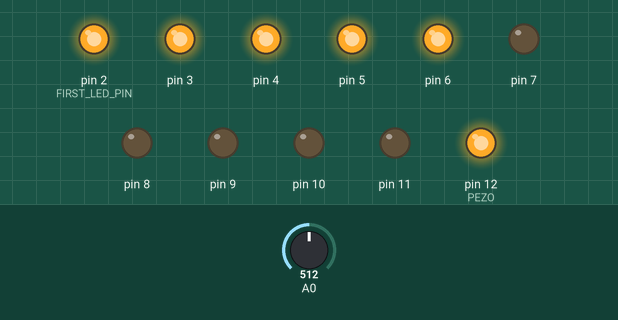
Simulated run of this sketch. Board: Arduino Uno, built with avr-gcc and run on an emulated ATmega328P. On the bench: output pins drawn as LEDs (lit = HIGH). The inputs (shaded band) are chosen by the test bench; at power-on: A0 = 512.

Above: at 1.2 s.
1.3 s: A0 set to 557
2.8 s: A0 set to 590
At 3.5 s:
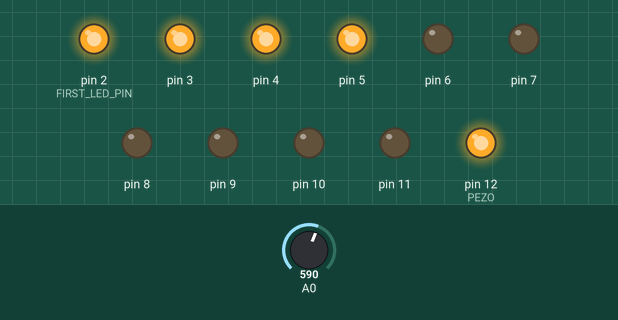
4.3 s: A0 set to 511
At 4.7 s:
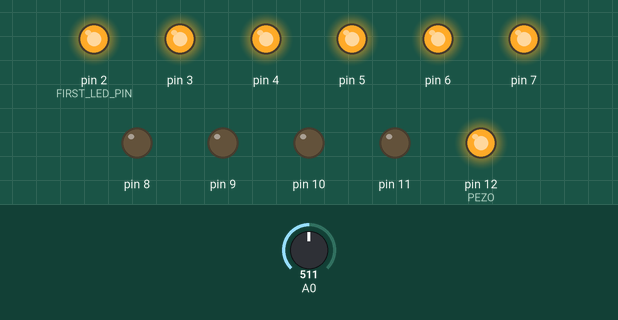
5.8 s: A0 set to 463
7.3 s: A0 set to 442
At 8.2 s:
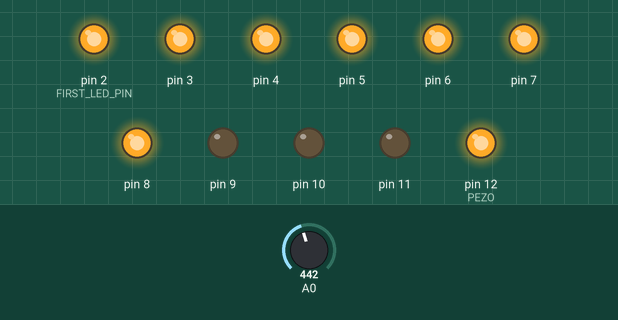
Timing chart, 0 to 9.8 s (numbered marks = the images above; inputs shaded):
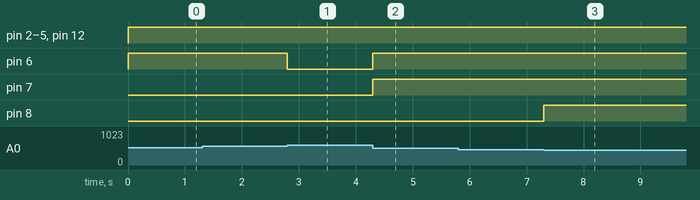

Measured:
- the behaviour switches between 574 and 575 on A0 (found by bisection; images 0 and 1)
- the behaviour switches between 451 and 450 on A0 (found by bisection; images 2 and 3)
- after the input at 1.3 s, every drawn part: stays the same
- after the input at 2.8 s, pin 6: HIGH → LOW at once
- after the input at 4.3 s, pin 6, pin 7: LOW → HIGH at once
- after the input at 5.8 s, every drawn part: stays the same
- after the input at 7.3 s, pin 8: LOW → HIGH at once

The sketch:

sketch_lr20.ino
```cpp
#include <math.h>

#define FIRST_LED_PIN 2
#define LED_COUNT 10
// Параметр конкретного типа термистора (из datasheet):
#define TERMIST_B 4300
#define VIN 5.0
const int PEZO=12;

void setup()
{
  pinMode(PEZO, OUTPUT);
 for (int i = 0; i < LED_COUNT; ++i)
 pinMode(i + FIRST_LED_PIN, OUTPUT);
}

void loop()
{
 // вычисляем температуру в °С с помощью магической формулы.
 // Используем при этом не целые числа, а вещественные. Их ещё
 // называют числами с плавающей (англ. float) точкой. В
 // выражениях с вещественными числами обязательно нужно явно
 // указывать дробную часть у всех констант. Иначе дробная
 // часть результата будет отброшена
 float voltage = analogRead(A0) * VIN / 1023.0;
 float r1 = voltage / (VIN - voltage);
 float temperature = 1./( 1./(TERMIST_B)*log(r1)+1./(25. + 273.) ) - 273;
 for (int i = 0; i < LED_COUNT; ++i) {
 // при 21°С должен гореть один сегмент, при 22°С — два и
 // т.д. Определяем должен ли гореть i-й нехитрым способом
 boolean enableSegment = (temperature >= 0+(i*5));
 digitalWrite(i + FIRST_LED_PIN, enableSegment);
 }
  if (temperature = 25) {
    digitalWrite(PEZO, HIGH);
  } else {
    digitalWrite(PEZO, LOW);
  }
}
```
